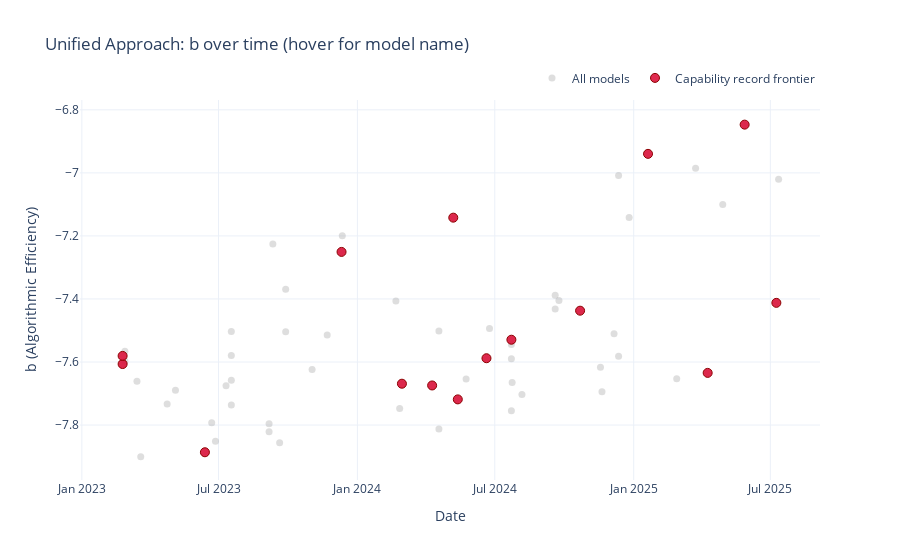

Notebook code cell kept with this figure:
### Code cell
# Interactive Plotly scatter: b over time (unified approach) with hover on model name
import plotly.graph_objects as go

# Ensure required columns exist
assert 'date_obj' in base_df.columns and 'b' in base_df.columns and 'model' in base_df.columns, "base_df missing expected columns"

fig = go.Figure()

# All models trace (light gray)
fig.add_trace(
    go.Scatter(
        x=base_df['date_obj'],
        y=base_df['b'],
        mode='markers',
        name='All models',
        marker=dict(color='rgba(160,160,160,0.35)', size=7),
        text=base_df['model'],
        hovertemplate='Model: %{text}<br>Date: %{x|%Y-%m-%d}<br>b: %{y:.3f}<extra></extra>'
    )
)

# Highlight the selected subset from the unified approach if available
if 'subset_df' in globals() and isinstance(subset_df, pd.DataFrame) and len(subset_df) > 0:
    fig.add_trace(
        go.Scatter(
            x=subset_df['date_obj'],
            y=subset_df['b'],
            mode='markers',
            name=subset_label if 'subset_label' in globals() else 'Selected subset',
            marker=dict(color='rgba(220,20,60,0.9)', size=9, line=dict(width=1, color='darkred')),
            text=subset_df['model'],
            hovertemplate='Model: %{text}<br>Date: %{x|%Y-%m-%d}<br>b: %{y:.3f}<extra></extra>'
        )
    )

fig.update_layout(
    title='Unified Approach: b over time (hover for model name)',
    xaxis_title='Date',
    yaxis_title='b (Algorithmic Efficiency)',
    template='plotly_white',
    legend=dict(orientation='h', yanchor='bottom', y=1.02, xanchor='right', x=1)
)

fig.show()

### Figure 1 — Plotly figure (JSON) as saved in the notebook; plotly's stock layout.template omitted (floating-point values rounded to 4 significant figures)
{"data": [{"hovertemplate": "Model: %{text}<br>Date: %{x|%Y-%m-%d}<br>b: %{y:.3f}<extra></extra>", "marker": {"color": "rgba(160,160,160,0.35)", "size": 7}, "mode": "markers", "name": "All models", "text": ["grok-4-0709", "DeepSeek-R1-0528", "grok-3-beta", "DeepSeek-R1", "DeepSeek-V3-0324", "gpt-4.5-preview-2025-02-27", "Kimi-K2-Instruct", "qwen3-235b-a22b", "claude-3-5-sonnet-20241022", "DeepSeek-V3", "Llama-3.1-405B", "gemini-1.5-pro-002", "phi-4", "grok-2-1212", "qwen2.5-72b-instruct", "claude-3-5-sonnet-20240620", "Qwen2.5-72B", "gpt-4o-2024-11-20", "gpt-4o-2024-08-06", "mistral-large-2411", "gpt-4o-2024-05-13", "DeepSeek-V2", "Llama-3.1-405B-Instruct", "mistral-large-2407", "gpt-4-turbo-2024-04-09", "Llama-3.3-70B-Instruct", "gemini-1.5-pro-001", "claude-3-opus-20240229", "Llama-3.1-70B-Instruct", "Mixtral-8x7B-v0.1", "gemma-2-27b-it", "gpt-4-0613", "claude-2.0", "Meta-Llama-3-70B-Instruct", "Llama-3.1-8B-Instruct", "Llama-2-70b-hf ", "Meta-Llama-3-8B-Instruct", "falcon-180B", "Qwen-14B", "Yi-34B-Chat", "gemma-7b", "LLaMA-65B", "LLaMA-33B", "Nemotron-4 15B", "phi-2", "Qwen-7B", "Llama-2-13b", "Llama-2-34b", "falcon-40b", "Yi-6B", "LLaMA-13B", "Llama-2-7b", "mpt-30b", "Baichuan-2-13B-Base", "LLaMA-7B", "falcon-7b", "mpt-7b", "Baichuan-2-7B-Base", "xgen-7b-8k-base", "phi-1_5", "Cerebras-GPT-13B"], "type": "scatter", "x": ["2025-07-09T00:00:00.000000000", "2025-05-28T00:00:00.000000000", "2025-04-09T00:00:00.000000000", "2025-01-20T00:00:00.000000000", "2025-03-24T00:00:00.000000000", "2025-02-27T00:00:00.000000000", "2025-07-12T00:00:00.000000000", "2025-04-29T00:00:00.000000000", "2024-10-22T00:00:00.000000000", "2024-12-26T00:00:00.000000000", "2024-07-23T00:00:00.000000000", "2024-09-24T00:00:00.000000000", "2024-12-12T00:00:00.000000000", "2024-12-12T00:00:00.000000000", "2024-09-19T00:00:00.000000000", "2024-06-20T00:00:00.000000000", "2024-09-19T00:00:00.000000000", "2024-11-20T00:00:00.000000000", "2024-08-06T00:00:00.000000000", "2024-11-18T00:00:00.000000000", "2024-05-13T00:00:00.000000000", "2024-05-07T00:00:00.000000000", "2024-07-23T00:00:00.000000000", "2024-07-24T00:00:00.000000000", "2024-04-09T00:00:00.000000000", "2024-12-06T00:00:00.000000000", "2024-05-24T00:00:00.000000000", "2024-02-29T00:00:00.000000000", "2024-07-23T00:00:00.000000000", "2023-12-11T00:00:00.000000000", "2024-06-24T00:00:00.000000000", "2023-06-13T00:00:00.000000000", "2023-07-11T00:00:00.000000000", "2024-04-18T00:00:00.000000000", "2024-07-23T00:00:00.000000000", "2023-07-18T00:00:00.000000000", "2024-04-18T00:00:00.000000000", "2023-09-06T00:00:00.000000000", "2023-09-28T00:00:00.000000000", "2023-11-22T00:00:00.000000000", "2024-02-21T00:00:00.000000000", "2023-02-24T00:00:00.000000000", "2023-02-27T00:00:00.000000000", "2024-02-26T00:00:00.000000000", "2023-12-12T00:00:00.000000000", "2023-09-28T00:00:00.000000000", "2023-07-18T00:00:00.000000000", "2023-07-18T00:00:00.000000000", "2023-03-15T00:00:00.000000000", "2023-11-02T00:00:00.000000000", "2023-02-27T00:00:00.000000000", "2023-07-18T00:00:00.000000000", "2023-06-22T00:00:00.000000000", "2023-09-06T00:00:00.000000000", "2023-02-24T00:00:00.000000000", "2023-04-24T00:00:00.000000000", "2023-05-05T00:00:00.000000000", "2023-09-20T00:00:00.000000000", "2023-06-27T00:00:00.000000000", "2023-09-11T00:00:00.000000000", "2023-03-20T00:00:00.000000000"], "y": [-7.412, -6.847, -7.635, -6.94, -6.985, -7.653, -7.02, -7.101, -7.437, -7.142, -7.529, -7.405, -7.008, -7.581, -7.388, -7.588, -7.432, -7.694, -7.703, -7.617, -7.719, -7.142, -7.755, -7.665, -7.674, -7.51, -7.654, -7.669, -7.59, -7.251, -7.494, -7.886, -7.675, -7.812, -7.544, -7.504, -7.502, -7.796, -7.369, -7.514, -7.406, -7.581, -7.566, -7.747, -7.2, -7.504, -7.58, -7.736, -7.661, -7.624, -7.597, -7.658, -7.793, -7.822, -7.606, -7.733, -7.69, -7.856, -7.852, -7.226, -7.9]}, {"hovertemplate": "Model: %{text}<br>Date: %{x|%Y-%m-%d}<br>b: %{y:.3f}<extra></extra>", "marker": {"color": "rgba(220,20,60,0.9)", "line": {"color": "darkred", "width": 1}, "size": 9}, "mode": "markers", "name": "Capability record frontier", "text": ["LLaMA-7B", "LLaMA-65B", "gpt-4-0613", "Mixtral-8x7B-v0.1", "claude-3-opus-20240229", "gpt-4-turbo-2024-04-09", "DeepSeek-V2", "gpt-4o-2024-05-13", "claude-3-5-sonnet-20240620", "Llama-3.1-405B", "claude-3-5-sonnet-20241022", "DeepSeek-R1", "grok-3-beta", "DeepSeek-R1-0528", "grok-4-0709"], "type": "scatter", "x": ["2023-02-24T00:00:00.000000000", "2023-02-24T00:00:00.000000000", "2023-06-13T00:00:00.000000000", "2023-12-11T00:00:00.000000000", "2024-02-29T00:00:00.000000000", "2024-04-09T00:00:00.000000000", "2024-05-07T00:00:00.000000000", "2024-05-13T00:00:00.000000000", "2024-06-20T00:00:00.000000000", "2024-07-23T00:00:00.000000000", "2024-10-22T00:00:00.000000000", "2025-01-20T00:00:00.000000000", "2025-04-09T00:00:00.000000000", "2025-05-28T00:00:00.000000000", "2025-07-09T00:00:00.000000000"], "y": [-7.606, -7.581, -7.886, -7.251, -7.669, -7.674, -7.142, -7.719, -7.588, -7.529, -7.437, -6.94, -7.635, -6.847, -7.412]}], "layout": {"legend": {"orientation": "h", "x": 1, "xanchor": "right", "y": 1.02, "yanchor": "bottom"}, "title": {"text": "Unified Approach: b over time (hover for model name)"}, "xaxis": {"title": {"text": "Date"}}, "yaxis": {"title": {"text": "b (Algorithmic Efficiency)"}}}}
